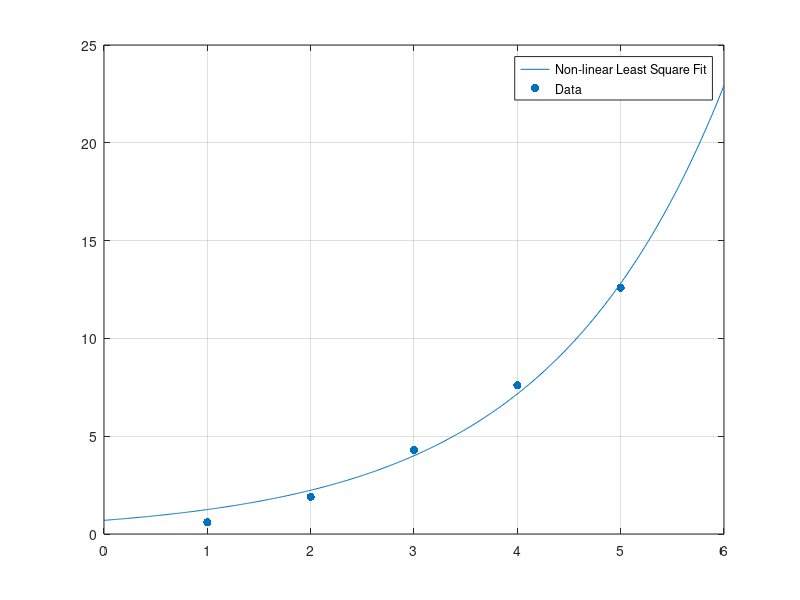

Write the MATLAB code that produced this figure.
clc;clear all;close all

data = [1 0.6
        2 1.9
        3 4.3
        4 7.6
        5 12.6];

N = length(data);

% define RMSE function
E_2 = @(x) sum(1/N*(x(1).*exp(x(2).*data(:,1)) - data(:,2)).^2);

% specify the initial guess for fminsearch
x0 = [0.363381 , 0.747534];

[coef,E_2] = fminsearch(E_2 , x0);

% calculate the RMSE
E_rms = sqrt(E_2);

% calculate the coefficients
C = coef(1);
A = coef(2);

expfit = @(x) C.*exp(A.*x);

fprintf('C = %10f\nA = %10f\nRMSE = %10f\n',C,A,E_rms);

x = 0:0.01:6;

plot(x,expfit(x))
grid on
hold on
scatter(data(:,1),data(:,2),'rs','filled')
legend('Non-linear Least Square Fit','Data')